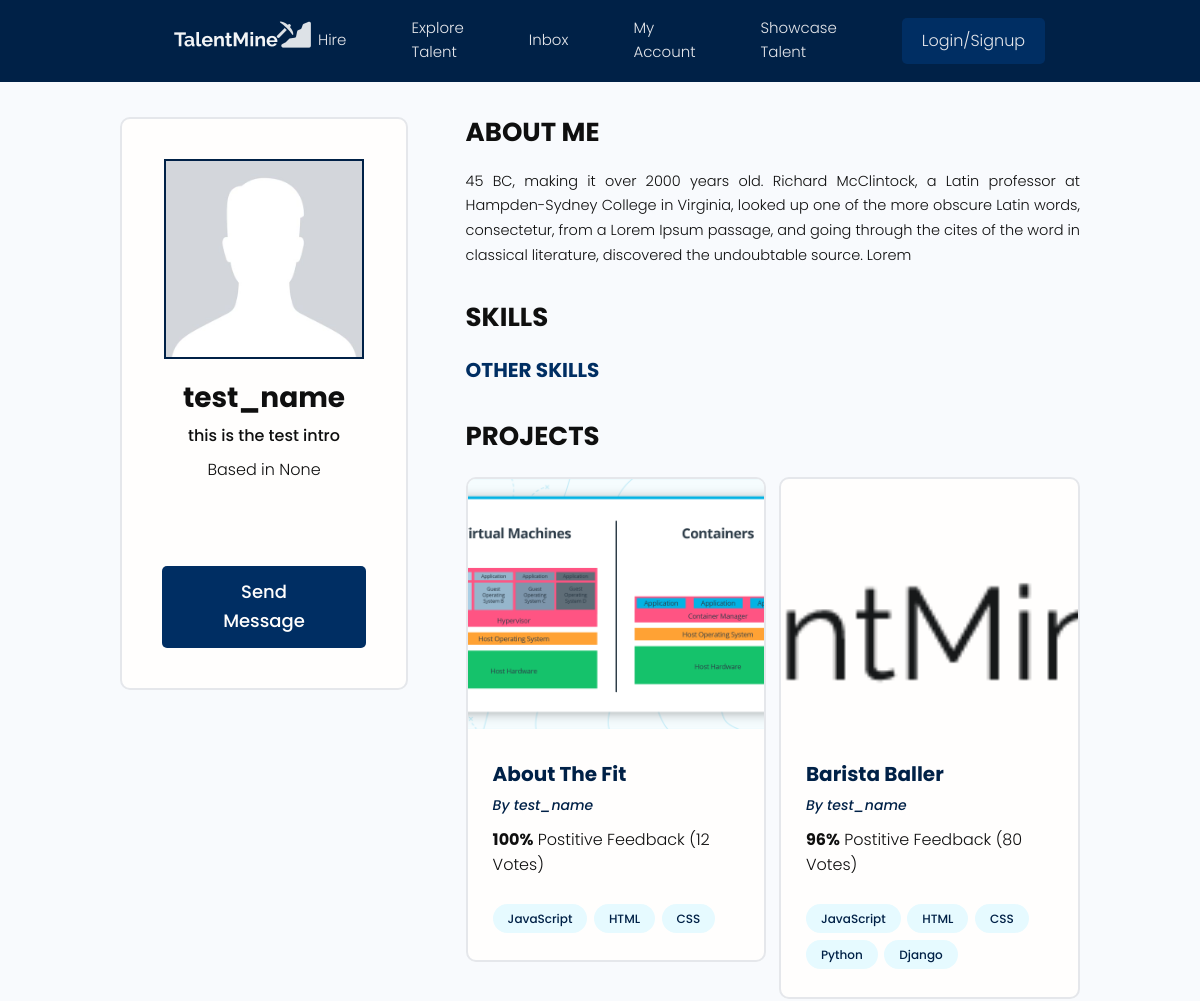
Before: /users/profile/17212aeb-934c-4024-9a14-a50b05b2acdd (upper part) with the older database file.
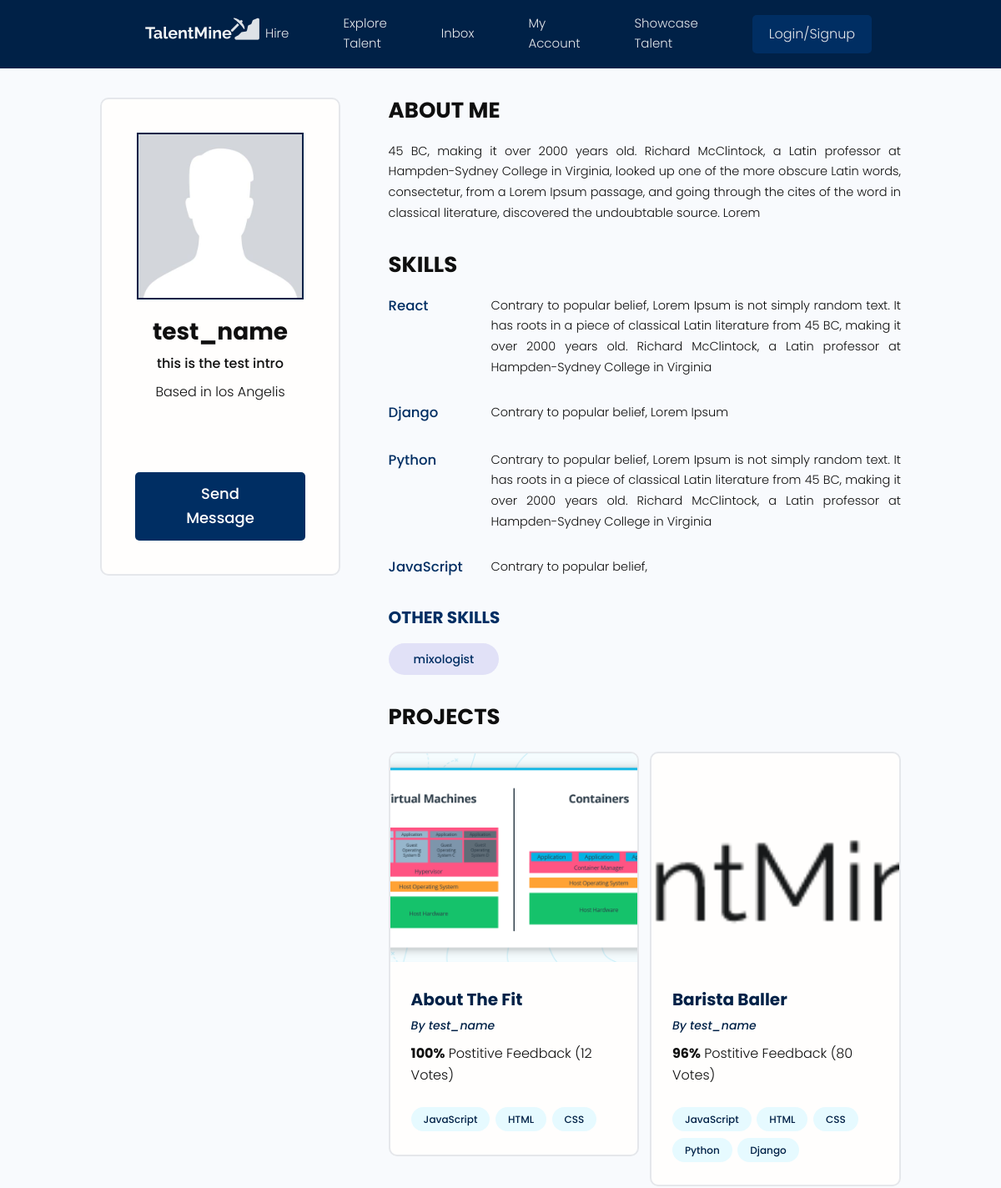
After: the same page with the newer database file.
### users/models.py (models this page shows, shortened)
class Profile(models.Model):
    user = models.OneToOneField(User,on_delete=models.CASCADE,null=True,blank=True)
    name = models.CharField(max_length = 100,blank=True,null=True)
    email = models.EmailField(max_length=100,blank=True,null=True)
    username  = models.CharField(max_length = 100,blank=True,null=True)
    location = models.CharField(max_length = 500,blank=True,null=True)
    short_intro  = models.CharField(max_length = 180,blank=True,null=True)
    bio = models.TextField(blank=True,null=True)
    profile_image = models.ImageField(null=True,blank=True,upload_to = 'profiles/',default ="profiles/avatar.jpeg" )
    social_github =  models.CharField(max_length = 5000,blank=True,null=True)
    social_twitter =  models.CharField(max_length = 5000,blank=True,null=True)
    social_linkedin =  models.CharField(max_length = 5000,blank=True,null=True)
    social_website =  models.CharField(max_length = 5000,blank=True,null=True)
    created = models.DateTimeField(auto_now_add=True)
    id = models.UUIDField(default = uuid.uuid4, unique=True,primary_key=True,editable=False)

class Skill(models.Model):
    owner = models.ForeignKey(Profile,on_delete = models.CASCADE,null=True)
    name = models.CharField(max_length = 100,blank=True,null=True)
    description = models.TextField(blank=True,null=True)
    created = models.DateTimeField(auto_now_add=True)
    id = models.UUIDField(default = uuid.uuid4, unique=True,primary_key=True,editable=False)

### projects/models.py (models this page shows, shortened)
class Project(models.Model):
    owner = models.ForeignKey(Profile,null=True,blank=True,on_delete=models.SET_NULL)
    id = models.UUIDField(default = uuid.uuid4, unique=True,primary_key=True,editable=False)
    title = models.CharField(max_length=200)
    description = models.TextField(null=True, blank=True)
    featured_image = models.ImageField(null=True,blank=True,default="default.jpg")
    demo_link = models.CharField(max_length=20000,null=True,blank=True)
    source_link = models.CharField(max_length=20000,null=True,blank=True)
    tags = models.ManyToManyField('Tag',blank=True)
    vote_total = models.IntegerField(default=0,null=True,blank=True)
    vote_ratio = models.IntegerField(default=0,null=True,blank=True)
    created = models.DateTimeField(auto_now_add=True)

class Tag(models.Model):
    name = models.CharField(max_length=200)
    created = models.DateTimeField(auto_now_add=True)
    id = models.UUIDField(default = uuid.uuid4, unique=True,primary_key=True,editable=False)
    def __str__(self):
        return self.name

### users/views.py (the view)
# urls.py: path('profile/<str:pk>',views.userProfile,name='user-profile'),
def userProfile(request,pk):
    profile = Profile.objects.get(id=pk)
    topSkills  = profile.skill_set.exclude(description__exact="")
    otherSkills = profile.skill_set.filter(description="")
    context = {'profile':profile,'topSkills':topSkills,'otherSkills':otherSkills}
    return render(request,'users/user-profile.html',context)

### users/templates/users/user-profile.html (shortened to what this page needs)
{%extends 'main.html'%}
{%block content%}
<main class="profile my-md">
  <div class="container">
    <div class="layout">
      <div class="column column--1of3">
        <div class="card text-center">
          <div class="card__body dev">
            <img class="avatar avatar--xl" src="{{profile.profile_image.url}}" style="border-radius:0px"/>
            <h2 class="dev__name">{{profile.name}}</h2>
            <p class="dev__title">{{profile.short_intro}}</p>
            <p class="dev__location">Based in {{profile.location}}</p>
            <ul class="dev__social">
            </ul>
            <a href="#" class="btn btn--sub btn--lg">Send Message </a>
          </div>
        </div>
      </div>
      <div class="column column--2of3">
        <div class="devInfo">
          <h3 class="devInfo__title">About Me</h3>
          <p class="devInfo__about">
            {{profile.bio}}
          </p>
        </div>
        <div class="devInfo">
          <h3 class="devInfo__title">Skills</h3>
          <div class="devInfo__skills">
            {%for skill in topSkills%}
            <div class="devSkill">
              <h4 class="devSkill__title">{{skill.name}}</h4>
              <p class="devSkill__info">
                {{skill.description}}
              </p>
            </div>
            {%endfor%}
            <h3 class="devInfo__subtitle">Other Skills</h3>
            <div class="devInfo__otherSkills">
                {%for skill in otherSkills%}
              <span class="tag tag--pill tag--sub tag--lg">
                <small>{{skill.name}}</small>
              </span>
              {%endfor%}
            </div>
          </div>
        </div>
        <div class="devInfo">
          <h3 class="devInfo__title">Projects</h3>
          <div class="grid grid--two">
            {% for project in profile.project_set.all%}
            <div class="column">
              <div class="card project">
                <a href="{%url 'project' project.id%}" class="project">
                  <img class="project__thumbnail" src="{{project.featured_image.url}}" alt="project thumbnail" />
                  <div class="card__body">
                    <h3 class="project__title">{{project.title}}</h3>
                    <p><a class="project__author" href="">By {{project.owner.name}}</a></p>
                    <p class="project--rating">
                      <span style="font-weight: bold;">{{project.vote_ratio}}%</span> Postitive
                      Feedback ({{project.vote_total}} Vote{{project.vote_total|pluralize:"s"}})
                    </p>
                    <div class="project__tags">
                        {%for tag in project.tags.all%}
                        <span class="tag tag--pill tag--main">
                          <small>{{tag}}</small>
                        </span>
                        {%endfor%}
                    </div>
                  </div>
                </a>
              </div>
            </div>
            {%endfor%}
          </div>
        </div>
      </div>
    </div>
  </div>
</main>
{%endblock content%}

### templates/main.html (shortened to what this page needs)
<!DOCTYPE html>
{%load static%}
<html lang="en" dir="ltr">
    <head>
        <link rel="stylesheet" href="https://cdn.iconmonstr.com/1.3.0/css/iconmonstr-iconic-font.min.css" />
        <link rel="stylesheet" href="{% static 'uikit/styles/uikit.css' %}" />
        <link rel="stylesheet" href="{% static 'styles/app.css' %}" />
        <link rel="stylesheet" href="{% static 'styles/main.css' %}">
    </head>
    <body>
        {%include 'navbar.html'%}
        {% block content %}
        {% endblock content%}
    </body>
</html>

### templates/navbar.html (shortened to what this page needs)
{%load static%}
<header class="header">
  <div class="container container--narrow">
    <a href="/" class="header__logo" style="float:left">
      <img id="nav-logo" src="{% static 'images/logo.png'%}" alt="TalentMine" />
    </a>
    <nav class="header__nav">
      <ul class="header__menu" style="background-color:#002147">
        <li class="header__menuItem"><a href="/users">Hire</a></li>
        <li class="header__menuItem"><a href="/project">Explore Talent</a></li>
        <li class="header__menuItem"><a href="">Inbox</a></li>
        <li class="header__menuItem"><a href="">My Account</a></li>
        <li class="header__menuItem"><a href="{%url 'create-project'%}" >Showcase Talent</a></li>
        {%if request.user.is_authenticated%}
            <li class="header__menuItem"><a href="{%url 'logout'%}" class="btn btn--sub">Logout</a></li>
        {%else%}
            <li class="header__menuItem"><a href="{%url 'login'%}" class="btn btn--sub">Login/Signup</a></li>
        {%endif%}
      </ul>
    </nav>
  </div>
</header>

### static/styles/app.css (style rules this page uses)
:root { --color-sub: #2d2d3; }
.btn--sub { background-color: var(--color-sub-light); }
.card { border: 2px solid var(--color-light); }
img { width: 100%; }
.header { position: sticky; z-index: 111; background-color: var(--color-main); padding: 1.5rem 0; }
.header > .container { display: flex; justify-content: space-between; align-items: center; }
.header__logo > img { height: 3.8rem; }
.header__nav > ul { display: inline-flex; align-items: center; list-style: none; gap: 6.5rem; }
.header__menuItem > a { color: var(--color-light); font-weight: 300; }
.profile .card > .dev { padding: 4rem; }
.dev__name { color: var(--color-sub); font-size: 2.8rem; font-weight: 700; margin-top: 1rem; margin-bottom: 0.5rem; }
.dev__title { font-size: 1.6rem; font-weight: 500; line-height: 1.3; }
.dev__location { margin-top: 1rem; }
.dev__social { margin: 3rem 0; list-style: none; display: flex; justify-content: center; gap: 1.5rem; }
.devInfo { margin-bottom: 3rem; }
.devInfo__title, .devInfo__subtitle { font-size: 2.6rem; color: var(--color-sub); text-transform: uppercase; font-weight: 700; margin-bottom: 1.5rem; }
.devInfo__subtitle { font-size: 2rem; color: var(--color-sub-light); }
.devInfo__about, .devSkill__info { font-size: 1.45rem; line-height: 1.7; text-align: justify; }
.devSkill { margin-bottom: 3rem; }
.devSkill__title { font-size: 1.65rem; font-weight: 500; color: var(--color-sub-light); }
@media screen and (min-width: 700px) { .devSkill { display: flex; justify-content: space-between; gap: 3rem; } }
@media screen and (min-width: 700px) { .devSkill__info { flex-basis: 80%; } }
.project__author { font-size: 1.4rem; font-style: italic; }
.project--rating { margin-bottom: 1.6em; margin-top: .5em; }
.project__thumbnail { height: 25rem; object-fit: cover; object-position: top center; }
.project__title { font-size: 2rem; font-weight: 700; color: var(--color-sub); }

### static/styles/main.css (style rules this page uses)
#nav-logo { text-rendering: optimizeLegibility; text-size-adjust: 100%; text-align: center; aspect-ratio: auto 800 / 600; box-sizing: inherit; margin: 0; padding: 0; border: 0; font: inherit; vertical-align: baseline; font-size: 9px; color: transparent; line-height: 1.25; text-overflow: ellipsis; -webkit-font-smoothing: antialiased; height: auto; margin-bottom: 4px; width: 150px; }

### static/uikit/styles/modules/_variables.css (style rules this page uses)
:root { --color-main: #002147; --color-main-light: #e6faff; --color-sub: #002e63; --color-sub-light: #002e63; --color-sub-lighter: #e1e1f7; --color-text: rgb(15, 15, 15); --color-gray: #8b8b8b; --color-light: #e5e7eb; --color-light-gray: #767676; --color-bg: #f8fafd; --color-white: #fffefd; --color-white-light: #f3f3f3; --color-success: #359e64; --color-success-bg: #def8e8; --color-error: #fc4b0b; --color-error-bg: #fff2ee; --font-base: 'Poppins', arial, helvetica, 'Segoe UI', roboto, ubuntu, sans-serif; --font-monospace: 'Fira Code', 'Courier New', courier, monospace; --font-regular: 300; --font-medium: 500; --font-bold: 700; --generic-shadow: 1px 1px 5px #00000010; --generic-transition: all 0.3s ease-in-out; }

### static/uikit/styles/modules/_base.css (style rules this page uses)
* { margin: 0; padding: 0; box-sizing: border-box; text-rendering: optimizeLegibility; color: inherit; font-size: inherit; }
html { font-size: 50%; }
@media only screen and (min-width: 480px) { html { font-size: 56.25%; } }
@media only screen and (min-width: 1200px) { html { font-size: 62.5%; } }
body { line-height: 1.6; font-weight: 400; font-size: 1.5rem; color: var(--color-text); background-color: var(--color-bg); min-height: 100vh; }

### static/uikit/styles/modules/_typography.css (style rules this page uses)
* { font-family: var(--font-base); }
h2 { font-size: 3.6rem; font-weight: var(--font-bold); }
h3 { font-size: 3.2rem; font-weight: var(--font-medium); }
h4 { font-size: 2.8rem; font-weight: var(--font-medium); }
p, span, strong { font-size: 1.6rem; color: var(--color-text); font-weight: var(--font-regular); }
a { padding-bottom: 2px; text-decoration: none; display: inline-block; color: var(--color-main); font-weight: var(--font-medium); }

### static/uikit/styles/modules/_utilities.css (style rules this page uses)
.container { width: 92%; max-width: 165rem; margin: 0 auto; box-sizing: border-box; }
.container--narrow { width: 92%; max-width: 120rem; }
@media screen and (min-width: 1000px) { .container { width: 90%; } }
@media screen and (min-width: 1000px) { .container--narrow { width: 85%; } }
@media screen and (min-width: 1200px) { .container { width: 80%; } }
@media screen and (min-width: 1200px) { .container--narrow { width: 72%; } }
.text-center { text-align: center; }
.my-md { margin: 3rem auto; }

Changed rows visible on the page:
changed Profile "test_name": location "None" → "los Angelis"
added Skill: name "React", description "Contrary to popular belief, Lorem Ipsum is not simply random text. It has roots in a piece of classical Latin literature from 45 BC, making it over 2000 years old. Richard McClintock, a Latin professor at Hampden-Sydney College in Virginia", shown under "SKILLS"
added Skill: name "Django", description "Contrary to popular belief, Lorem Ipsum", shown under "SKILLS"
added Skill: name "Python", description "Contrary to popular belief, Lorem Ipsum is not simply random text. It has roots in a piece of classical Latin literature from 45 BC, making it over 2000 years old. Richard McClintock, a Latin professor at Hampden-Sydney College in Virginia", shown under "SKILLS"
added Skill: name "JavaScript", description "Contrary to popular belief,", shown under "SKILLS"
added Skill: name "mixologist", shown under "OTHER SKILLS"
